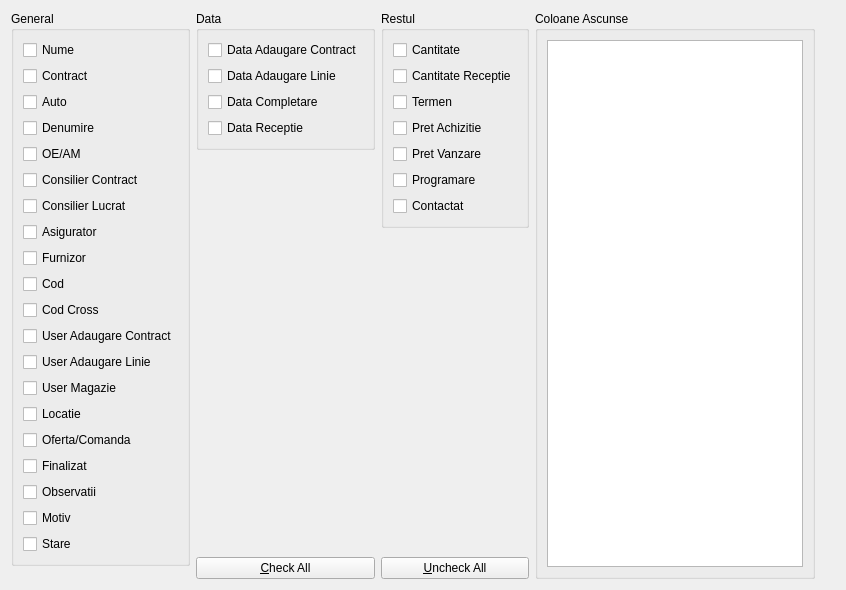
     <widget class="QWidget" name="active">
      <attribute name="title">
       <string>Active</string>
      </attribute>
      <layout class="QHBoxLayout" name="horizontalLayout_5">
       <item>
        <layout class="QVBoxLayout" name="verticalLayout_13">
         <item>
          <widget class="QGroupBox" name="activeGeneralGroupBox">
           <property name="title">
            <string>General</string>
           </property>
           <layout class="QVBoxLayout" name="verticalLayout_10">
            <item>
             <widget class="QCheckBox" name="active_numeCheckBox">
              <property name="text">
               <string>Nume</string>
              </property>
             </widget>
            </item>
            <item>
             <widget class="QCheckBox" name="active_contractCheckBox">
              <property name="text">
               <string>Contract</string>
              </property>
             </widget>
            </item>
            <item>
             <widget class="QCheckBox" name="active_autoCheckBox">
              <property name="text">
               <string>Auto</string>
              </property>
             </widget>
            </item>
            <item>
             <widget class="QCheckBox" name="active_denumireCheckBox">
              <property name="text">
               <string>Denumire</string>
              </property>
             </widget>
            </item>
            <item>
             <widget class="QCheckBox" name="active_OE_AMcheckBox">
              <property name="text">
               <string>OE/AM</string>
              </property>
             </widget>
            </item>
            <item>
             <widget class="QCheckBox" name="active_consilier_contractCheckBox">
              <property name="text">
               <string>Consilier Contract</string>
              </property>
             </widget>
            </item>
            <item>
             <widget class="QCheckBox" name="active_consilier_lucratCheckBox">
              <property name="text">
               <string>Consilier Lucrat</string>
              </property>
             </widget>
            </item>
            <item>
             <widget class="QCheckBox" name="active_asiguratorCheckBox">
              <property name="text">
               <string>Asigurator</string>
              </property>
             </widget>
            </item>
            <item>
             <widget class="QCheckBox" name="active_furnizorCheckBox">
              <property name="text">
               <string>Furnizor</string>
              </property>
             </widget>
            </item>
            <item>
             <widget class="QCheckBox" name="active_codCheckBox">
              <property name="text">
               <string>Cod</string>
              </property>
             </widget>
            </item>
            <item>
             <widget class="QCheckBox" name="active_cod_crossCheckBox">
              <property name="text">
               <string>Cod Cross</string>
              </property>
             </widget>
            </item>
            <item>
             <widget class="QCheckBox" name="active_user_add_contractCheckBox">
              <property name="text">
               <string>User Adaugare Contract</string>
              </property>
             </widget>
            </item>
            <item>
             <widget class="QCheckBox" name="active_user_add_linieCheckBox">
              <property name="text">
               <string>User Adaugare Linie</string>
              </property>
             </widget>
            </item>
            <item>
             <widget class="QCheckBox" name="active_user_magazieCheckBox">
              <property name="text">
               <string>User Magazie</string>
              </property>
             </widget>
            </item>
            <item>
             <widget class="QCheckBox" name="active_locatieCheckBox">
              <property name="text">
               <string>Locatie</string>
              </property>
             </widget>
            </item>
            <item>
             <widget class="QCheckBox" name="active_oferta_comandaCheckBox">
              <property name="text">
               <string>Oferta/Comanda</string>
              </property>
             </widget>
            </item>
            <item>
             <widget class="QCheckBox" name="active_finalizatCheckBox">
              <property name="text">
               <string>Finalizat</string>
              </property>
             </widget>
            </item>
            <item>
             <widget class="QCheckBox" name="activeObservatiiCheckBox">
              <property name="text">
               <string>Observatii</string>
              </property>
             </widget>
            </item>
            <item>
             <widget class="QCheckBox" name="active_motivCheckBox">
              <property name="text">
               <string>Motiv</string>
              </property>
             </widget>
            </item>
            <item>
             <widget class="QCheckBox" name="active_stareCheckBox">
              <property name="text">
               <string>Stare</string>
              </property>
             </widget>
            </item>
           </layout>
          </widget>
         </item>
         <item>
          <spacer name="verticalSpacer_7">
           <property name="orientation">
            <enum>Qt::Vertical</enum>
           </property>
           <property name="sizeHint" stdset="0">
            <size>
             <width>17</width>
             <height>13</height>
            </size>
           </property>
          </spacer>
         </item>
        </layout>
       </item>
       <item>
        <layout class="QVBoxLayout" name="verticalLayout_14">
         <item>
          <widget class="QGroupBox" name="activaDataGroupBox">
           <property name="title">
            <string>Data</string>
           </property>
           <layout class="QVBoxLayout" name="verticalLayout_8">
            <item>
             <widget class="QCheckBox" name="active_data_add_contractCheckBox">
              <property name="text">
               <string>Data Adaugare Contract</string>
              </property>
             </widget>
            </item>
            <item>
             <widget class="QCheckBox" name="active_data_add_linieCheckBox">
              <property name="text">
               <string>Data Adaugare Linie</string>
              </property>
             </widget>
            </item>
            <item>
             <widget class="QCheckBox" name="active_data_completareCheckBox">
              <property name="text">
               <string>Data Completare</string>
              </property>
             </widget>
            </item>
            <item>
             <widget class="QCheckBox" name="active_data_receptieCheckBox">
              <property name="text">
               <string>Data Receptie</string>
              </property>
             </widget>
            </item>
           </layout>
          </widget>
         </item>
         <item>
          <spacer name="verticalSpacer_8">
           <property name="orientation">
            <enum>Qt::Vertical</enum>
           </property>
           <property name="sizeHint" stdset="0">
            <size>
             <width>20</width>
             <height>40</height>
            </size>
           </property>
          </spacer>
         </item>
         <item>
          <widget class="QPushButton" name="active_checkAllButton">
           <property name="text">
            <string>&amp;Check All</string>
           </property>
          </widget>
         </item>
        </layout>
       </item>
       <item>
        <layout class="QVBoxLayout" name="verticalLayout_15">
         <item>
          <widget class="QGroupBox" name="activeRestulGroupBox">
           <property name="title">
            <string>Restul</string>
           </property>
           <layout class="QVBoxLayout" name="verticalLayout_12">
            <item>
             <widget class="QCheckBox" name="active_cantitateCheckBox">
              <property name="text">
               <string>Cantitate</string>
              </property>
             </widget>
            </item>
            <item>
             <widget class="QCheckBox" name="active_cantitate_receptieCheckBox">
              <property name="text">
               <string>Cantitate Receptie</string>
              </property>
             </widget>
            </item>
            <item>
             <widget class="QCheckBox" name="active_termenCheckBox">
              <property name="text">
               <string>Termen</string>
              </property>
             </widget>
            </item>
            <item>
             <widget class="QCheckBox" name="active_pret_aCheckBox">
              <property name="text">
               <string>Pret Achizitie</string>
              </property>
             </widget>
            </item>
            <item>
             <widget class="QCheckBox" name="active_pret_vCheckBox">
              <property name="text">
               <string>Pret Vanzare</string>
              </property>
             </widget>
            </item>
            <item>
             <widget class="QCheckBox" name="active_programareCheckBox">
              <property name="text">
               <string>Programare</string>
              </property>
             </widget>
            </item>
            <item>
             <widget class="QCheckBox" name="active_contactatCheckBox">
              <property name="text">
               <string>Contactat</string>
              </property>
             </widget>
            </item>
           </layout>
          </widget>
         </item>
         <item>
          <spacer name="verticalSpacer_9">
           <property name="orientation">
            <enum>Qt::Vertical</enum>
           </property>
           <property name="sizeHint" stdset="0">
            <size>
             <width>20</width>
             <height>40</height>
            </size>
           </property>
          </spacer>
         </item>
         <item>
          <widget class="QPushButton" name="active_uncheckAllButton">
           <property name="text">
            <string>&amp;Uncheck All</string>
           </property>
          </widget>
         </item>
        </layout>
       </item>
       <item>
        <widget class="QGroupBox" name="groupBox">
         <property name="title">
          <string>Coloane Ascunse</string>
         </property>
         <layout class="QVBoxLayout" name="verticalLayout_16">
          <item>
           <widget class="QListWidget" name="active_coloaneListWidget">
            <property name="editTriggers">
             <set>QAbstractItemView::NoEditTriggers</set>
            </property>
            <property name="dragEnabled">
             <bool>true</bool>
            </property>
            <property name="dragDropMode">
             <enum>QAbstractItemView::InternalMove</enum>
            </property>
           </widget>
          </item>
         </layout>
        </widget>
       </item>
       <item>
        <spacer name="horizontalSpacer_5">
         <property name="orientation">
          <enum>Qt::Horizontal</enum>
         </property>
         <property name="sizeHint" stdset="0">
          <size>
           <width>20</width>
           <height>20</height>
          </size>
         </property>
        </spacer>
       </item>
      </layout>
     </widget>
